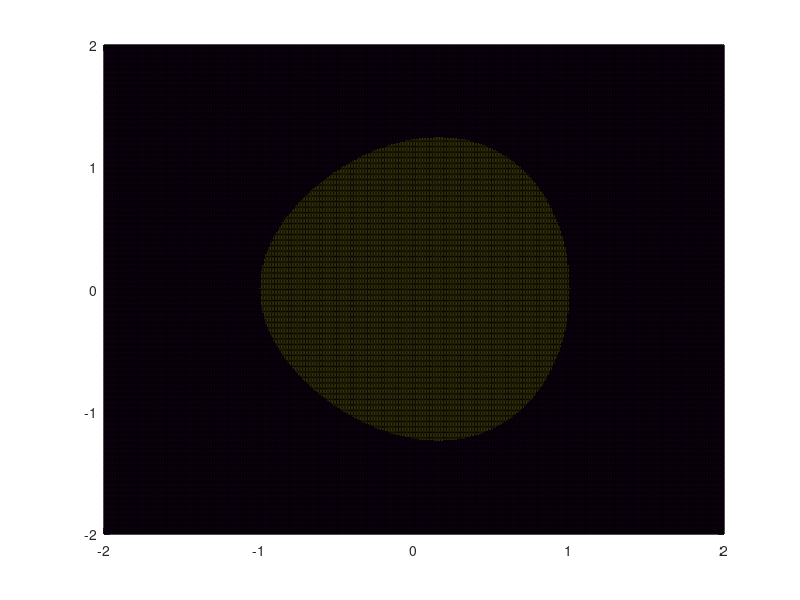

The MATLAB source for this figure: (Note: this script raises an error after producing the figure.)
clc; clear; close all;

x = -2:0.01:2; 
y = -2:0.01:2; 
[X,Y] = meshgrid(x,y);

ineq = (-X - 5 <= 0) & ...
    (-X.^2 + 2*X - Y.^2 + 7 >=0) & ...
    (3 + X - X.^3 - 3*X.^2 - 2*Y.^2 >= 0);

h = pcolor(X,Y,double(ineq)) ;
h.EdgeColor = 'none' ;


